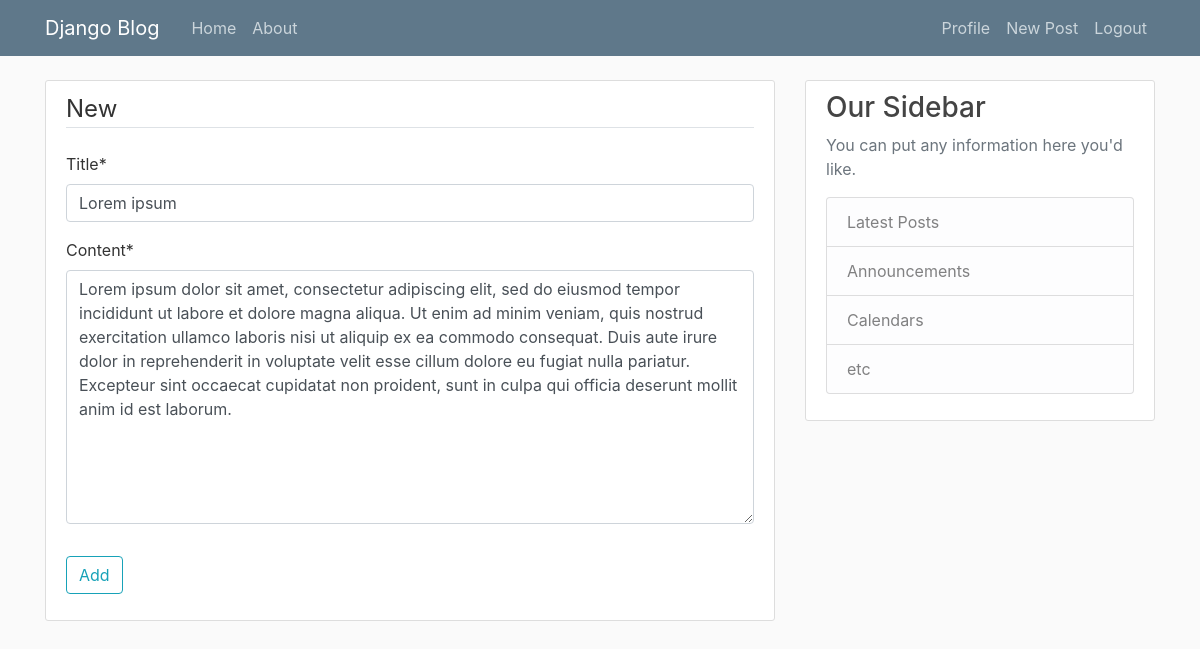
Page /post/14/update (signed in) on the committed database.
### blog/models.py (models this page shows, shortened)
class Post(models.Model):
    title=models.CharField(max_length=100)
    content=models.TextField()
    date_posted=models.DateTimeField(default=timezone.now)
    author=models.ForeignKey(User,on_delete=models.CASCADE) #bo chcemy obsluzyc sytuacje w ktorej autor jest usuniety

### blog/views.py (the view, shortened to what this page needs)
# urls.py: path('post/<int:pk>/update',PostUpdateView.as_view(),name='post-update'),
class PostUpdateView(LoginRequiredMixin,UserPassesTestMixin,UpdateView):
    model = Post
    fields=['title','content']
    def test_func(self):
        post=self.get_object()
        if self.request.user == post.author:
            return True
        return False

### blog/templates/blog/post_form.html (shortened to what this page needs)
{% extends "blog/base.html" %}
{% load crispy_forms_tags %}
{% block content %}
    <div class="content-section">
        <form method="POST">
            <fieldset class="form-group">
                <legend class="border-bottom mb-4">New</legend>
                {{ form|crispy }}
            </fieldset>
            <div class="form-group">
                <button class="btn btn-outline-info" type="submit">Add</button>
            </div>
        </form>
    </div>
{% endblock content %}

### blog/static/blog/main.css (style rules this page uses)
body { background: #fafafa; color: #333333; margin-top: 5rem; }
.content-section { background: #ffffff; padding: 10px 20px; border: 1px solid #dddddd; border-radius: 3px; margin-bottom: 20px; }

### rows in the picture
Post: title "Lorem ipsum", content "Lorem ipsum dolor sit amet, consectetur adipiscing elit, sed do eiusmod tempor incididunt ut labore et dolore magna aliqua. Ut enim ad minim veniam, quis nostrud exercitation ullamco laboris nisi ut aliquip ex ea commodo consequat. Duis aute irure dolor in reprehenderit in voluptate velit esse cillum dolore eu fugiat nulla pariatur. Excepteur sint occaecat cupidatat non proident, sunt in culpa qui officia deserunt mollit anim id est laborum."
